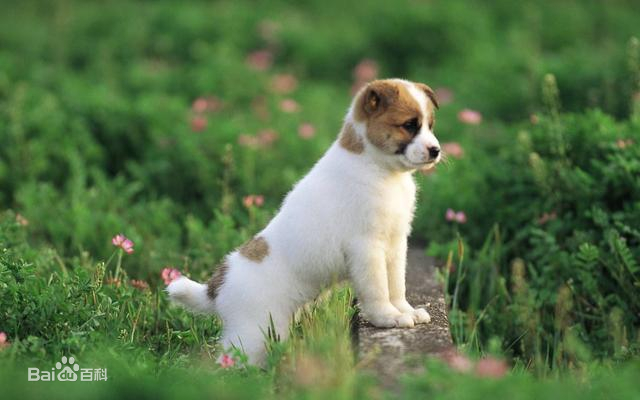
#> input picture 32-魏星/02-lesson4/dog2.jpg, 640 x 400 px
$ python histogram_equalization.py
#> lines starting #> are read from the running program, lines starting #| are printed output that depends on the picture
import cv2
import numpy as np
from matplotlib import pyplot as plt


'''
直方图均衡化

满足两个条件：
1、不打乱原图像的亮度顺序，映射前后的亮、暗关系不能变
2、映射后取值在原有的范围内，比如(0-255)

'''

# 自定义计算彩色直方图均衡化
'''
步骤：
1、依次扫描原始灰度图像的每一个像素，计算出图像的灰度直方图H
2、计算灰度直方图的累加直方图
3、根据累加直方图和直方图均衡化原理得到输入与输出之间的映射关系
4、最后根据映射关系得到结果：dst(x,y)=H'(src(x,y))进行图像变换

'''
def histogram_equalization_color_div(img):
    w, h, c = img.shape
    result_img = np.zeros((w,h,c),img.dtype) #此处需要定义一个新的图像，或者深copy原图像，不得使用原来的img，会修改掉原图像

    arr = np.zeros((c, 256))
    for i in range(c):
        for x in range(w):
            for y in range(h):
                arr[i][img[x, y, i]] += 1

        sum = 0
        for j in range(256):
            sum += arr[i][j]
            arr[i][j] = int(sum*256/(w*h) - 1)

        for x in range(w):
            for y in range(h):
                result_img[x, y, i] = arr[i][img[x, y, i]]

    return result_img

def color_equalization(img):
    chans = cv2.split(img)
    colors = ("r", "g", "b")
    for (chan, color) in zip(chans, colors):
        hist = cv2.calcHist([chan], [0], None, [256], [0, 256])
        plt.plot(hist, color=color)
        plt.xlim([0, 256])


img = cv2.imread("dog2.jpg")
#> img is the input picture: shape (400, 640, 3); mean B, G, R 72.9, 115.1, 88.6
img_rgb = cv2.cvtColor(img, cv2.COLOR_BGR2RGB)
result_img = histogram_equalization_color_div(img_rgb)
#> after the loop in histogram_equalization_color_div, `for i in range(c):`:
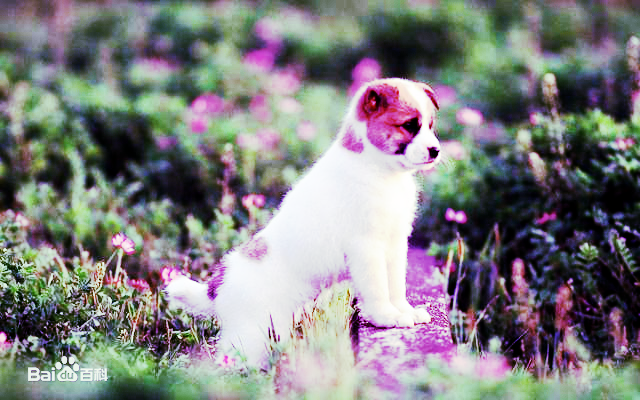
#> result_img: shape (400, 640, 3); mean R, G, B 127.6, 127.6, 128.2

plt.figure()
plt.subplot(221)
plt.imshow(img_rgb)
plt.title("img_rgb figure")

plt.subplot(222)
plt.imshow(result_img)
plt.title("img_equalization figure")

plt.subplot(223)
color_equalization(img_rgb)
#> the loop in color_equalization, `for (chan, color) in zip(chans, colors):` made 3 passes
#> color on passes 1 to 3: 'r', 'g', 'b'
plt.title("img_rgb histogram figure")

plt.subplot(224)
color_equalization(result_img)
#> the loop in color_equalization (call 2), `for (chan, color) in zip(chans, colors):` made 3 passes
plt.title("img_equalization histogram figure")

plt.show()
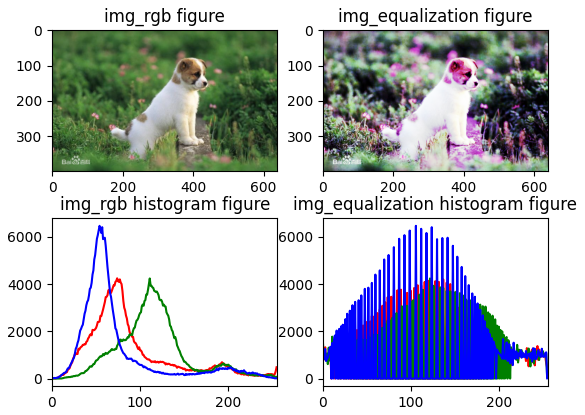
#> figure drawn by matplotlib, 4 panels; panel 3: curve peaks at x = 74, y = 4243; panel 3: curve peaks at x = 111, y = 4236; panel 3: curve peaks at x = 54, y = 6464; panel 4: curve peaks at x = 124, y = 4243


# [38 lines of commented-out code are left out]
